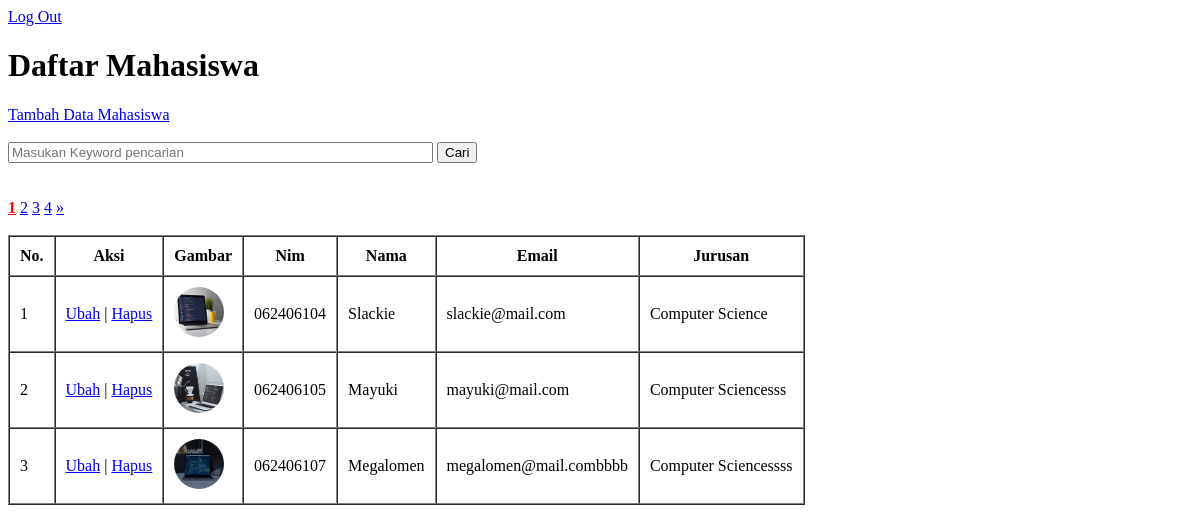
The page /pertemuan18/index.php (signed in) on the database its author committed.
### tables this page shows
CREATE TABLE `mahasiswa` (
  `id` int(11) NOT NULL,
  `nama` varchar(200) NOT NULL,
  `nim` varchar(15) NOT NULL,
  `email` varchar(100) NOT NULL,
  `jurusan` varchar(100) NOT NULL,
  `gambar` varchar(100) NOT NULL
);

### pertemuan18/functions.php (called while the page is built, shortened)
<?php
$conn = mysqli_connect("localhost", "root","", "phpdasar2");
function query($query){
    global $conn;
    $result = mysqli_query($conn, $query);
    $rows = [];
    while($row = mysqli_fetch_assoc($result)){
        $rows[] =$row;
    }
    return $rows;
}
?>

### pertemuan18/index.php (the view, shortened to what this page needs)
<?php
$jumlahDataPerHalaman = 3;
$jumlahData = count(query("SELECT * FROM mahasiswa"));
$jumlahHalaman = ceil($jumlahData / $jumlahDataPerHalaman) ;
$halamanAktif = (isset($_GET["halaman"])) ? $_GET["halaman"] : 1;
$awalData = ($jumlahDataPerHalaman * $halamanAktif) - $jumlahDataPerHalaman;
$mahasiswa = query("SELECT * FROM  mahasiswa LIMIT $awalData, $jumlahDataPerHalaman");
?>
<!DOCTYPE html>
<html lang="en">
<head>
    <link rel="stylesheet" href="style.css">
</head>
<body>
    <a href="logout.php">Log Out</a>
    <h1>Daftar Mahasiswa</h1>
    <a href="tambah.php"> Tambah Data Mahasiswa</a>
    <br><br>
    <form action="" method="post">
        <input type="text" name="keyword" size="50" autocomplete placeholder="Masukan Keyword pencarian" autocomplete="off">
        <button type="submit" name="cari"> Cari </button>
    </form>
    <br><br>
<?php for($i = 1 ; $i <= $jumlahHalaman; $i++): ?>
    <?php if($i == $halamanAktif) :?>
        <a class="pagination" href="?halaman=<?= $i; ?>"><?= $i; ?></a>
        <?php else : ?>
            <a  href="?halaman=<?= $i; ?>"><?= $i; ?></a>
    <?php endif; ?>
<?php endfor; ?>
<?php if ($halamanAktif < $jumlahHalaman ): ?>
<a href="?halaman=<?= $halamanAktif + 1; ?>">&raquo;</a>
<?php endif; ?>
<br><br>
    <table border="1" cellpadding="10" cellspacing="0">
    <tr>
        <th>No.</th>
        <th>Aksi</th>
        <th>Gambar</th>
        <th>Nim</th>
        <th>Nama</th>
        <th>Email</th>
        <th>Jurusan</th>
    </tr>
    <?php $i = 1 ?>
    <?php  foreach($mahasiswa as $row) :?>
    <tr>
        <td><?= $i; ?></td>
        <td>
            <a href="ubah.php?id=<?= $row["id"]; ?>">Ubah</a> |
            <a href="hapus.php?id=<?= $row["id"]; ?>" onclick="return confirm('Yakin');" >Hapus</a>
        </td>
        <td><img src="img/<?= $row["gambar"]; ?>" alt=""></td>
        <td><?= $row["nim"]; ?></td>
        <td><?= $row["nama"]; ?></td>
        <td><?= $row["email"]; ?></td>
        <td><?= $row["jurusan"]; ?></td>
    </tr>
    <?php $i++ ?>
    <?php endforeach; ?>
    </table>
</body>
</html>

### pertemuan18/style.css (style rules this page uses)
img { width: 50px; height: 50px; border-radius: 500%; }
.pagination { font-weight: bold; color: red; }

### rows shown on the page
mahasiswa: gambar (picture), nim "062406104", nama "Slackie", email "slackie@mail.com", jurusan "Computer Science"
mahasiswa: gambar (picture), nim "062406105", nama "Mayuki", email "mayuki@mail.com", jurusan "Computer Sciencesss"
mahasiswa: gambar (picture), nim "062406107", nama "Megalomen", email "megalomen@mail.combbbb", jurusan "Computer Sciencessss"
